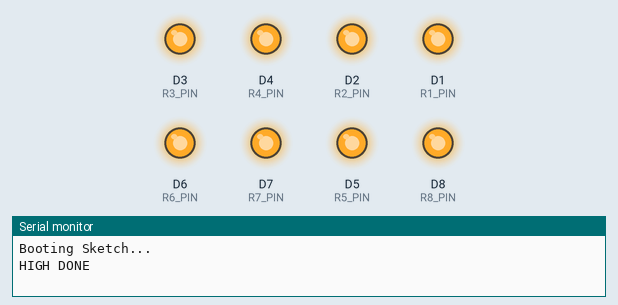
Bench run of a program on a simulated ESP8266 (Wemos D1 mini). Parts: output pins drawn as LEDs (lit = HIGH), the last lines printed to the serial monitor.

Above: at 2.5 s.
At 7.5 s:
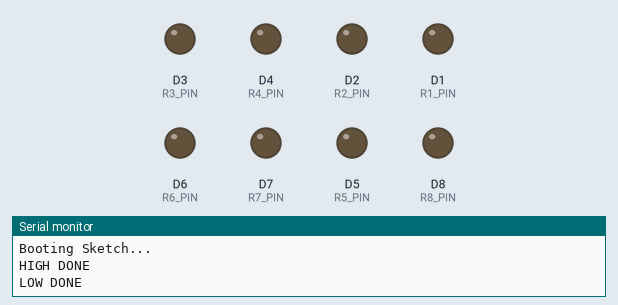
Timing chart, 0 to 13.0 s (numbered marks = the images above):
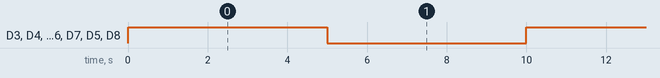

The program:

main.cpp
```cpp
/*
  To upload through terminal you can use: curl -u admin:admin -F "image=@firmware.bin" esp8266-webupdate.local/firmware
*/
#include <Arduino.h>

#define R1_PIN D1
#define R2_PIN D2
#define R3_PIN D3
#define R4_PIN D4
#define R5_PIN D5
#define R6_PIN D6
#define R7_PIN D7
#define R8_PIN D8

void setup(void) {

  Serial.begin(115200);
  Serial.println();
  Serial.println("Booting Sketch...");


  pinMode(R1_PIN,OUTPUT);
  pinMode(R2_PIN,OUTPUT);
  pinMode(R3_PIN,OUTPUT);
  pinMode(R4_PIN,OUTPUT);
  pinMode(R5_PIN,OUTPUT);
  pinMode(R6_PIN,OUTPUT);
  pinMode(R7_PIN,OUTPUT);
  pinMode(R8_PIN,OUTPUT);
  digitalWrite(R1_PIN,HIGH);
  digitalWrite(R2_PIN,HIGH);
  digitalWrite(R3_PIN,HIGH);
  digitalWrite(R4_PIN,HIGH);
  digitalWrite(R5_PIN,HIGH);
  digitalWrite(R6_PIN,HIGH);
  digitalWrite(R7_PIN,HIGH);
  digitalWrite(R8_PIN,HIGH);


}

void loop(void) {


  digitalWrite(R1_PIN,HIGH);
  digitalWrite(R2_PIN,HIGH);
  digitalWrite(R3_PIN,HIGH);
  digitalWrite(R4_PIN,HIGH);
  digitalWrite(R5_PIN,HIGH);
  digitalWrite(R6_PIN,HIGH);
  digitalWrite(R7_PIN,HIGH);
  digitalWrite(R8_PIN,HIGH);
  Serial.println("HIGH DONE");
  delay(5000);
  digitalWrite(R1_PIN,LOW);
  digitalWrite(R2_PIN,LOW);
  digitalWrite(R3_PIN,LOW);
  digitalWrite(R4_PIN,LOW);
  digitalWrite(R5_PIN,LOW);
  digitalWrite(R6_PIN,LOW);
  digitalWrite(R7_PIN,LOW);
  digitalWrite(R8_PIN,LOW);
  Serial.println("LOW DONE");
  delay(5000);


}
```

Measured:
- by itself, D3 (R3_PIN), D4 (R4_PIN), D2 (R2_PIN), D1 (R1_PIN), D6 (R6_PIN), D7 (R7_PIN), D5 (R5_PIN), D8 (R8_PIN): alternates HIGH for 5.0 s and LOW for 5.0 s
